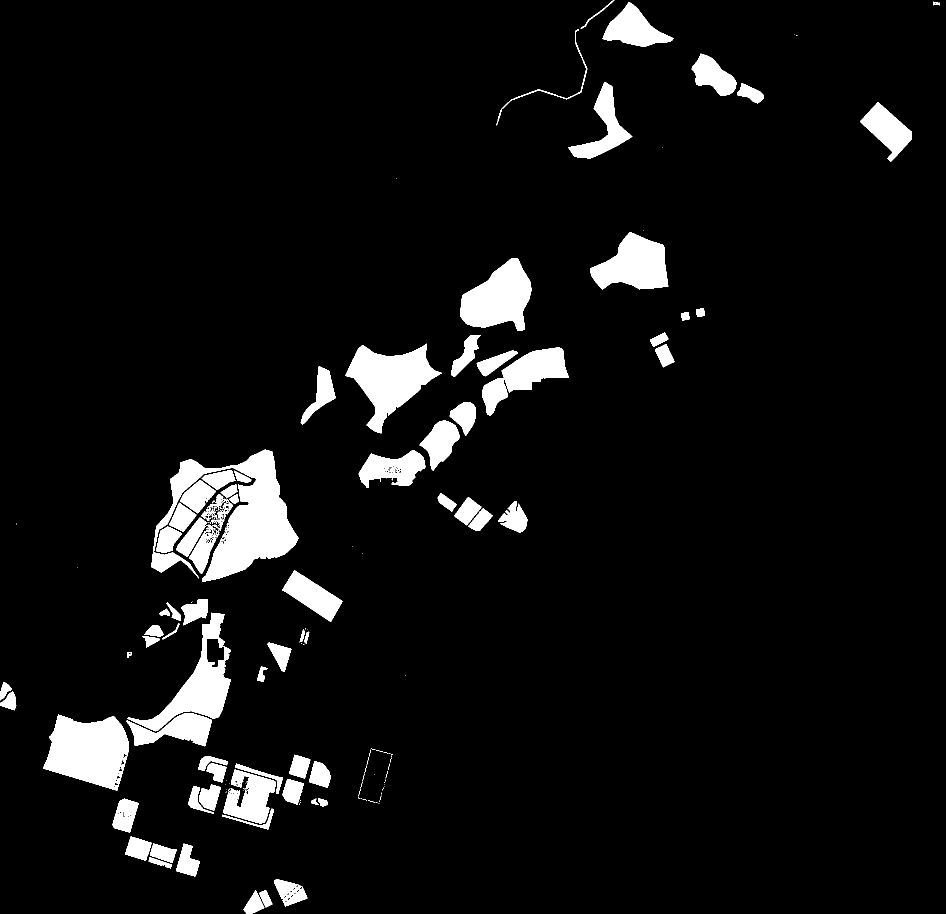
#> input picture images/saved_mask_landscape.png, 1892 x 1828 px, found by its file name (shown at 1/2 size)
$ python environmental_quality.py
#> lines starting #> are read from the running program, lines starting #| are printed output that depends on the picture; after the words box and inside, x2 and y2 are one past the last pixel; in counts of white or black regions, pixels touching at a corner belong together

from PIL import Image
import numpy as np
from scipy.ndimage import distance_transform_edt, convolve

def calculate_environmental_quality(image_path):
    # 加载图像
#> called with image_path = 'images\\saved_mask_landscape.png'
    img = Image.open(image_path).convert('L')
#> img is the input picture: PIL image 1892x1828 L; 6.4% white; 217 white regions (129 under 20 px), largest, box (x1, y1, x2, y2) and area: (302, 899, 597, 1164) 29717, (86, 1429, 258, 1581) 18068, (691, 687, 884, 867) 15915
    img_data = np.array(img)

    # 调整景观掩码的阈值
    landscape_mask = img_data > 200

    # 使用距离变换计算每个像素到最近的景观区域的距离
    distances = distance_transform_edt(~landscape_mask)
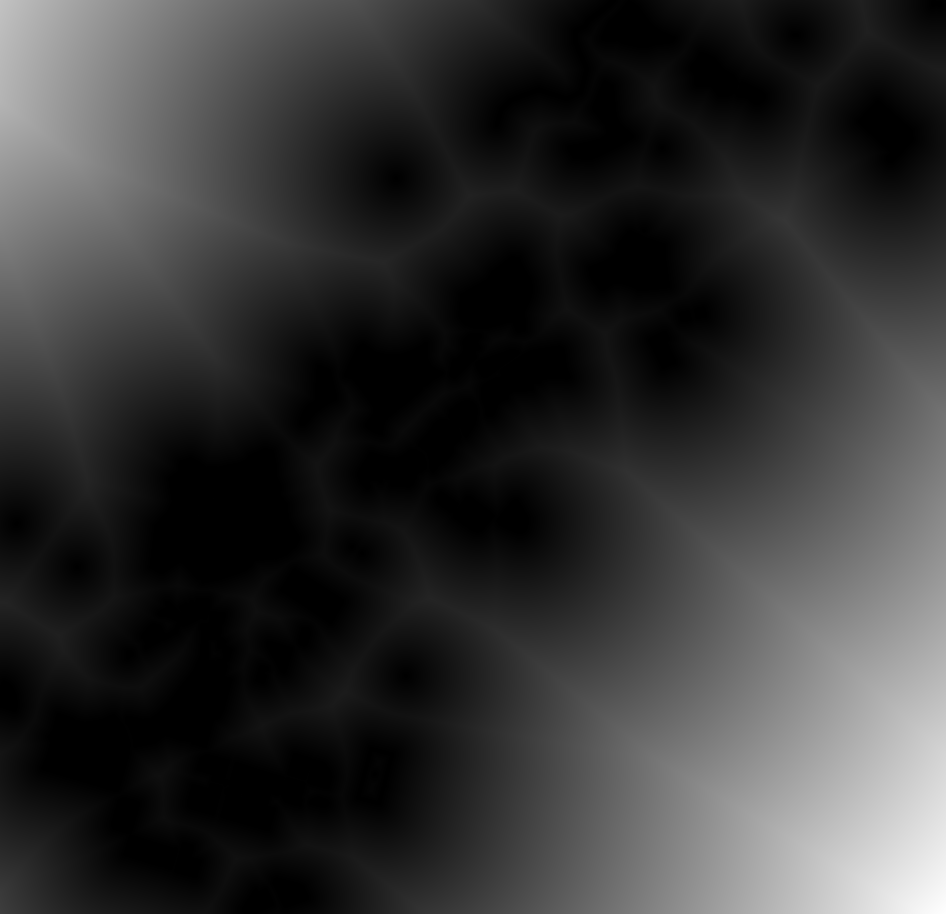
#> distances: shape (1828, 1892) float64 (shown at 1/2 size); min 0, max 1140.3, mean 232.7; drawn with min black and max white

    # 修改距离的映射范围
    max_effective_distance = 5
    distances = np.clip(distances, 0, max_effective_distance)
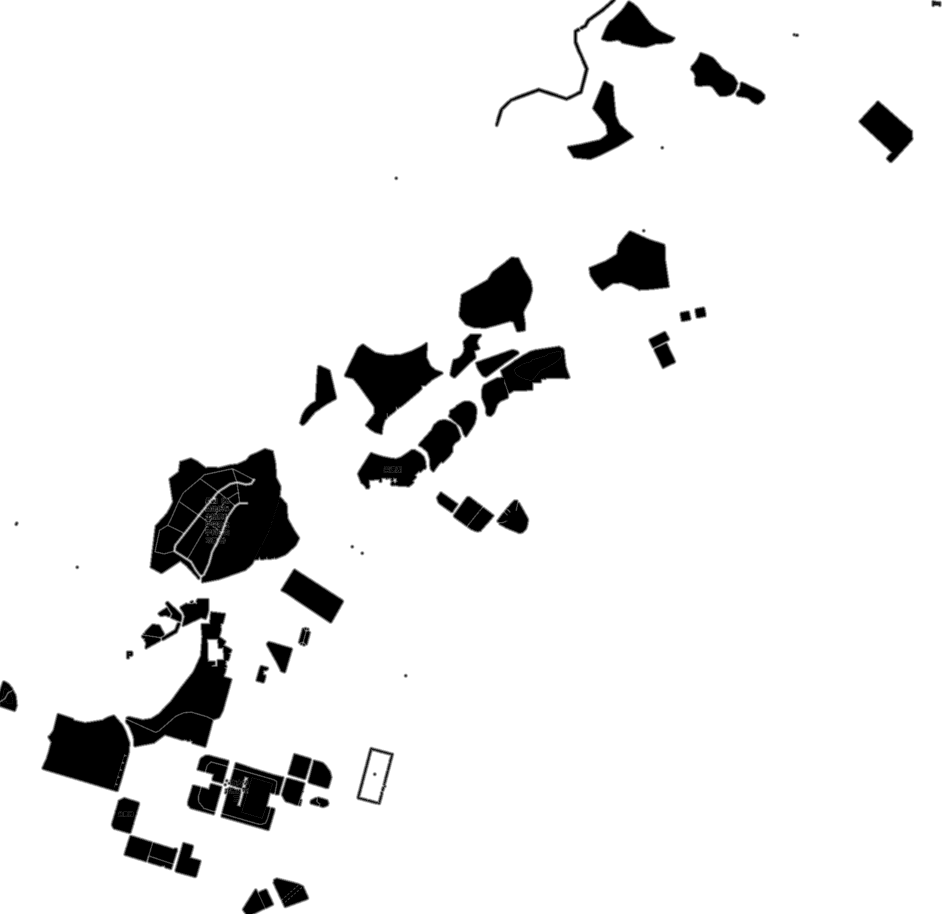
#> distances: shape (1828, 1892) float64 (shown at 1/2 size); min 0, max 5, mean 4.62; drawn with min black and max white
    normalized_quality = 1 - distances / max_effective_distance
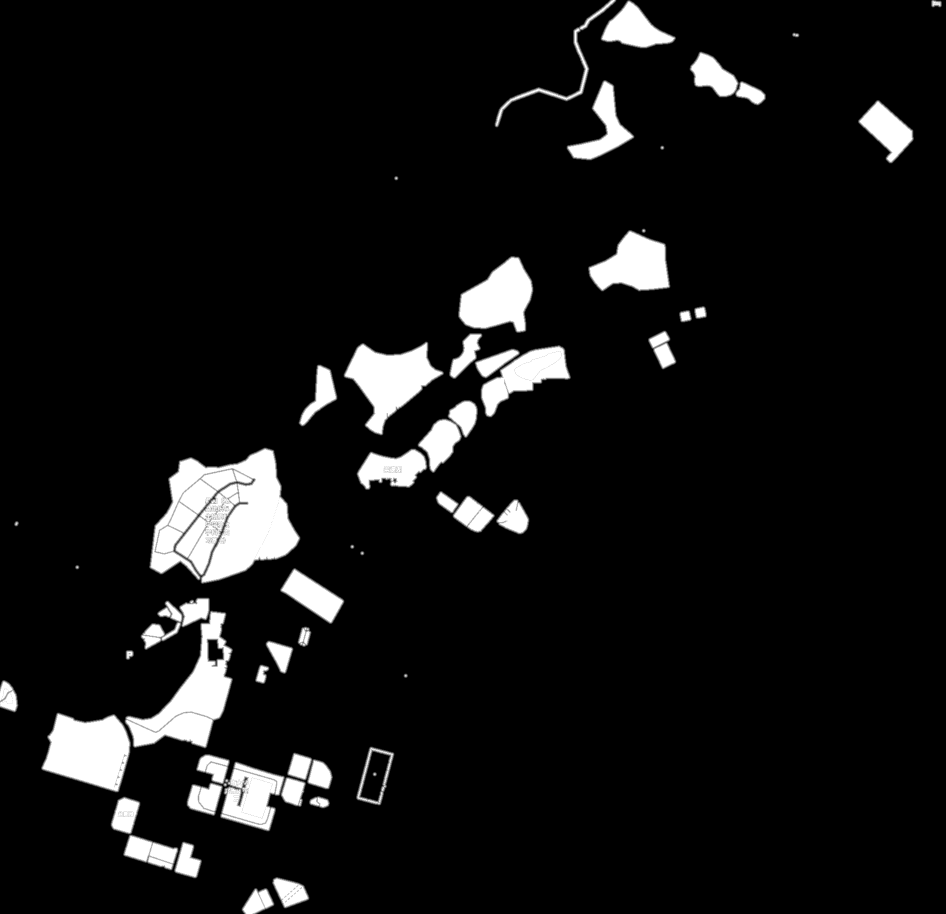
#> normalized_quality: shape (1828, 1892) float64 (shown at 1/2 size); min 0, max 1, mean 0.0756

    # 空间平滑
    kernel_size = 3
    kernel = np.ones((kernel_size, kernel_size)) / kernel_size**2
    quality_smoothed = convolve(normalized_quality, kernel, mode='nearest')

    # 创建热图
    heatmap = np.zeros((img_data.shape[0], img_data.shape[1], 3), dtype=np.uint8)

    # 定义颜色等级
    colors = np.array([
        [0, 127, 0],      # 深绿色
        [127, 223, 127],  # 中等绿色
        [191, 239, 191],  # 浅绿色
        [255, 255, 255]  # 白色
    ])

    # 为所有区域分配颜色
    thresholds = [0.75, 0.5, 0.25, 0]
    for i, threshold in enumerate(thresholds):
        if i == 0:
            mask = quality_smoothed >= threshold
        else:
            mask = (quality_smoothed < thresholds[i-1]) & (quality_smoothed >= threshold)
        heatmap[mask] = colors[i]
#> this loop made 4 passes
#> pass 1, in calculate_environmental_quality, `mask = quality_smoothed >= threshold`:
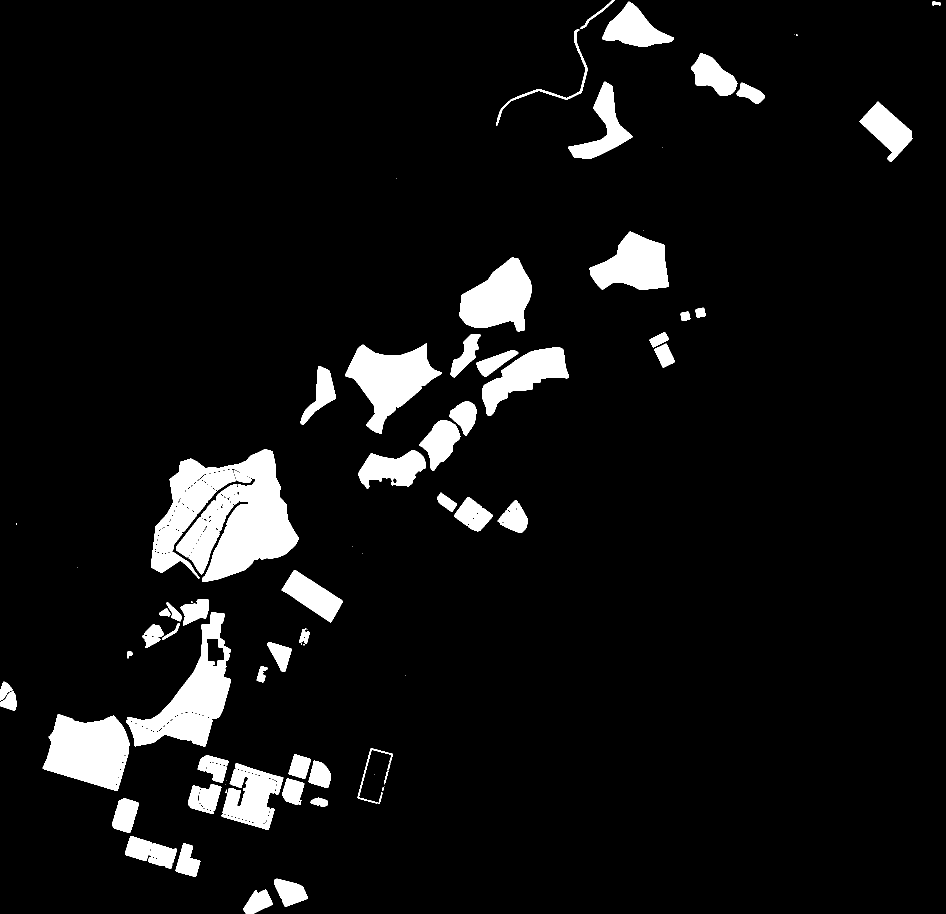
#> mask: shape (1828, 1892) bool (shown at 1/2 size); 7% white; 75 white regions (21 under 20 px), largest, box (x1, y1, x2, y2) and area: (302, 898, 598, 1164) 40195, (252, 1225, 462, 1493) 20459, (85, 1428, 259, 1582) 18736
#> after the loop:
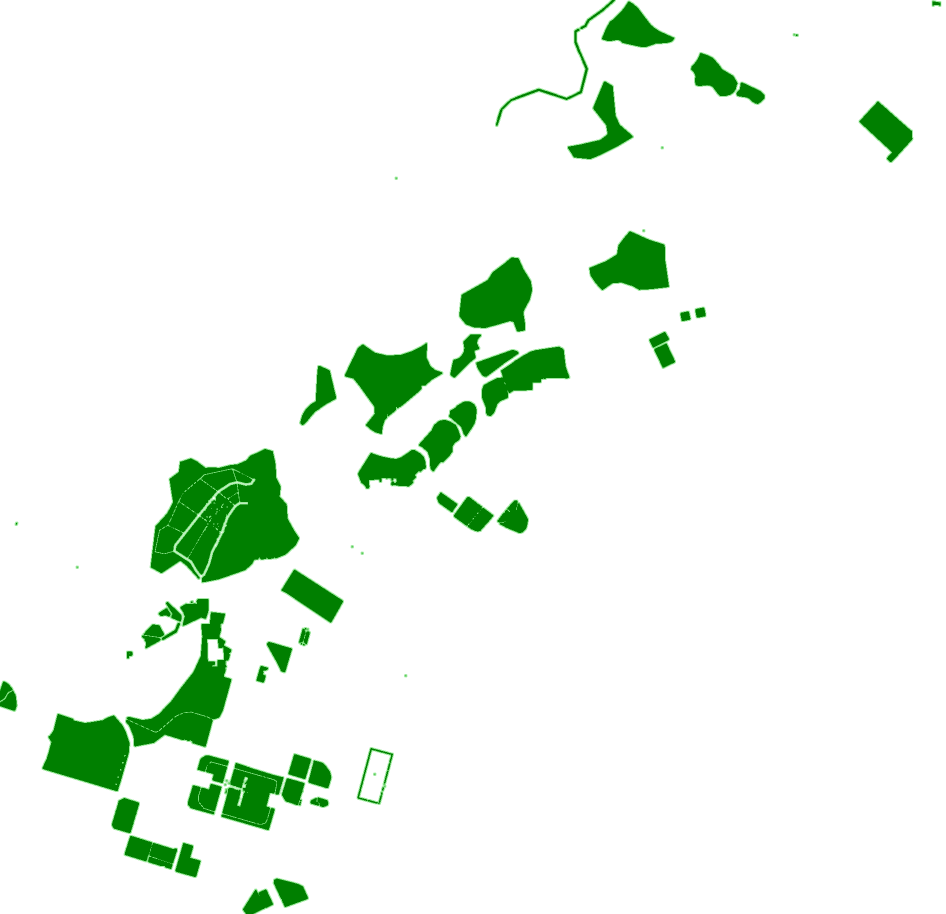
#> heatmap: shape (1828, 1892, 3) (shown at 1/2 size); mean of channels 0, 1, 2 236, 245.8, 236; drawn as R, G, B

    heatmap_img = Image.fromarray(heatmap)

    return heatmap_img, quality_smoothed
# Example usage
heatmap_img, quality_array = calculate_environmental_quality("images\saved_mask_landscape.png")
heatmap_img.show()  # Display the heatmap
# 保存热图
heatmap_img.save("images\landscape_heatmap.png")

# 保存质量数组到文件
np.save("images\landscape_array.npy", quality_array)
# 保存数组到txt文件
np.savetxt("images\landscape_array.txt", quality_array, fmt='%.3f')
